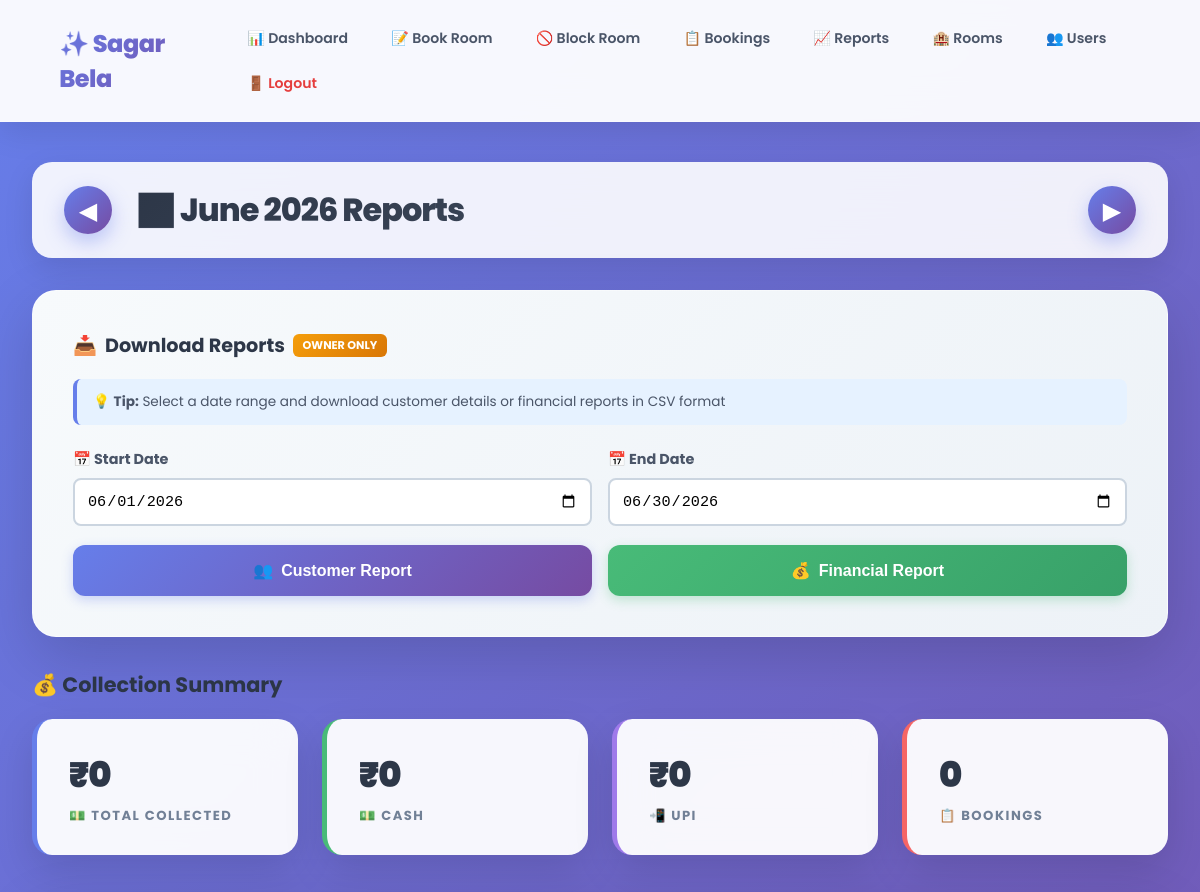
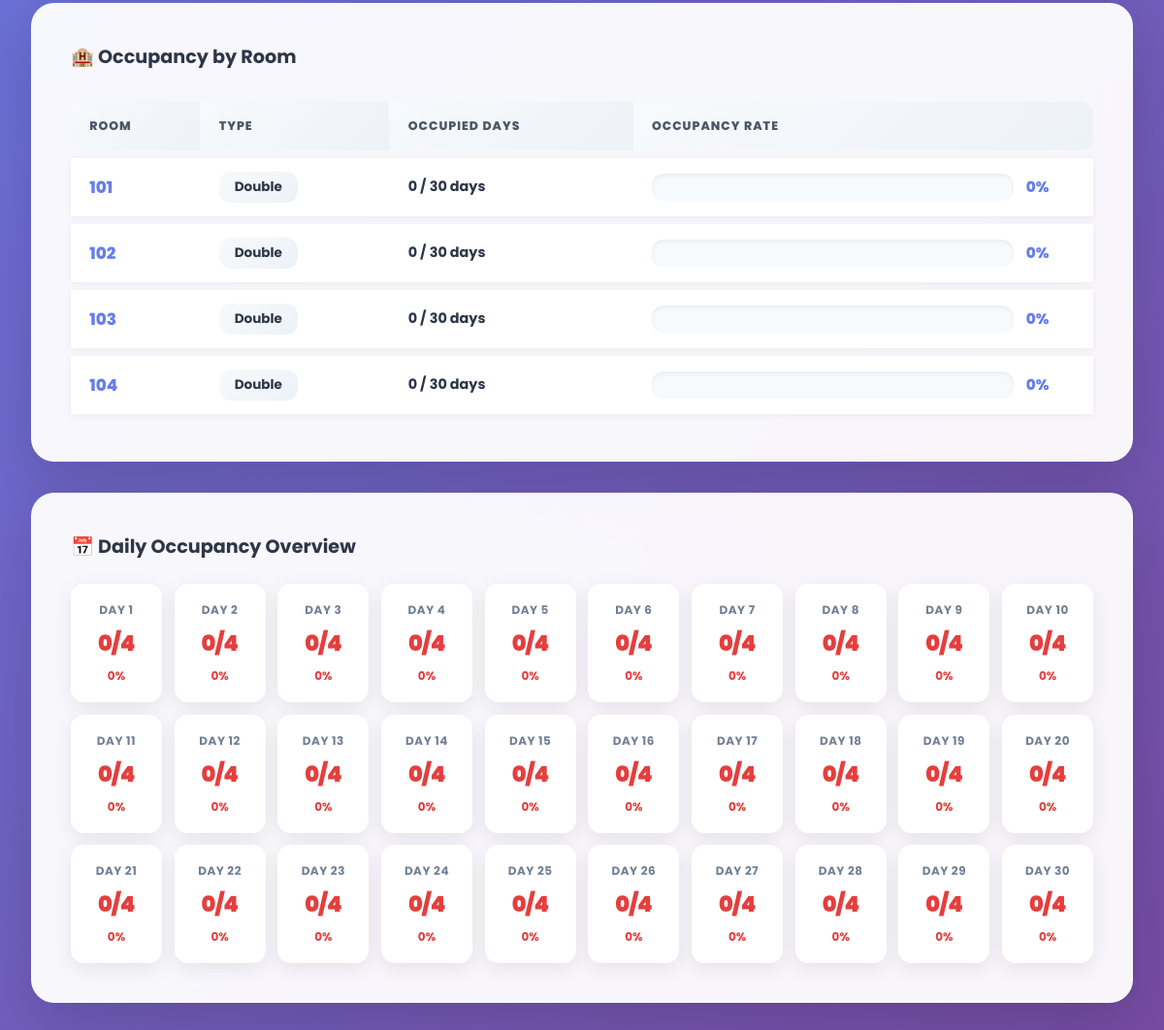
Screenshot of /reports (signed in) with the database file from the repository (2 pictures, top to bottom).
### app.py (models this page shows)
class Room(db.Model):
    id = db.Column(db.Integer, primary_key=True)
    number = db.Column(db.String(10), unique=True, nullable=False)
    room_type = db.Column(db.String(50), nullable=False)
    ac_type = db.Column(db.String(10), nullable=False, default='AC')
    price_per_day = db.Column(db.Float, nullable=False)
    bookings = db.relationship('Booking', backref='room', lazy=True)
    monthly_prices = db.relationship('RoomPrice', backref='room', lazy=True, cascade='all, delete-orphan')

### app.py (the view)
@app.route('/reports')
@login_required
def reports():
    year = request.args.get('year', datetime.now().year, type=int)
    month = request.args.get('month', datetime.now().month, type=int)
    _, days_in_month = calendar.monthrange(year, month)
    month_start = datetime(year, month, 1)
    month_end = datetime(year, month, days_in_month, 23, 59, 59)
    rooms = Room.query.order_by(Room.number).all()
    bookings = Booking.query.filter(Booking.checkin <= month_end, Booking.checkout >= month_start).all()
    total_collected = sum(b.amount_received or 0 for b in bookings)
    cash_collected = sum(b.amount_received or 0 for b in bookings if b.payment_mode == 'Cash')
    upi_collected = sum(b.amount_received or 0 for b in bookings if b.payment_mode == 'UPI')
    bookings_by_room = defaultdict(list)
    for b in bookings:
        bookings_by_room[b.room_id].append(b)
    room_occupancy = {}
    for room in rooms:
        room_bookings = bookings_by_room[room.id]
        occupied_days = sum(1 for day in range(1, days_in_month + 1)
                           if any(b.checkin.date() <= datetime(year, month, day).date() < b.checkout.date() for b in room_bookings))
        room_occupancy[room.id] = {'room': room, 'occupied': occupied_days, 'total': days_in_month,
                                    'percent': round(occupied_days / days_in_month * 100)}
    daily_occupancy = {}
    total_rooms = len(rooms)
    for day in range(1, days_in_month + 1):
        current = datetime(year, month, day).date()
        occupied = sum(1 for room in rooms if any(b.checkin.date() <= current < b.checkout.date() for b in bookings_by_room[room.id]))
        daily_occupancy[day] = {'occupied': occupied, 'total': total_rooms,
                                'percent': round(occupied / total_rooms * 100) if total_rooms else 0}
    month_name = calendar.month_name[month]
    return render_template('reports.html', year=year, month=month, month_name=month_name,
                           days_in_month=days_in_month, total_collected=total_collected,
                           cash_collected=cash_collected, upi_collected=upi_collected,
                           room_occupancy=room_occupancy, daily_occupancy=daily_occupancy,
                           bookings=bookings, rooms=rooms)

### app.py (called while the page is built)
def login_required(f):
    @wraps(f)
    def decorated(*args, **kwargs):
        if 'user_id' not in session:
            return redirect(url_for('login'))
        return f(*args, **kwargs)
    return decorated

### templates/reports.html (shortened to what this page needs)
{% extends "base.html" %}
{% block extra_style %}
<link rel="stylesheet" href="{{ url_for("static", filename="css/reports.css") }}">
{% endblock %}
{% block content %}
<div class="month-nav">
    {% if month > 1 %}
    <a href="?year={{ year }}&month={{ month - 1 }}">◀</a>
    {% else %}
    <a href="?year={{ year - 1 }}&month=12">◀</a>
    {% endif %}
    <h2 style="margin:0; flex:1;">📊 {{ month_name }} {{ year }} Reports</h2>
    {% if month < 12 %}
    <a href="?year={{ year }}&month={{ month + 1 }}">▶</a>
    {% else %}
    <a href="?year={{ year + 1 }}&month=1">▶</a>
    {% endif %}
</div>
{% if session.get('user_role') == 'owner' %}
<div class="card" style="margin-bottom:2rem; background:linear-gradient(135deg,#f7fafc,#edf2f7);">
    <h3 style="margin-bottom:1.2rem; color:#2d3748; display:flex; align-items:center; gap:0.5rem;">
        📥 <span>Download Reports</span>
        <span style="background:linear-gradient(135deg,#f59e0b,#d97706); color:white; padding:0.2rem 0.6rem; border-radius:6px; font-size:0.7rem; font-weight:700;">OWNER ONLY</span>
    </h3>
    <div style="background:#e6f2ff; border-left:4px solid #667eea; padding:0.8rem 1rem; margin-bottom:1.5rem; border-radius:8px; font-size:0.85rem; color:#4a5568;">
        💡 <strong>Tip:</strong> Select a date range and download customer details or financial reports in CSV format
    </div>
    <form id="reportForm" style="display:grid; gap:1.2rem;">
        <div style="display:grid; grid-template-columns:1fr 1fr; gap:1rem;">
            <div>
                <label style="display:block; font-weight:700; color:#4a5568; margin-bottom:0.5rem; font-size:0.9rem;">📅 Start Date</label>
                <input type="date" id="startDate" name="start_date" required style="width:100%; padding:0.75rem; border:2px solid #cbd5e0; border-radius:8px; font-size:0.95rem; transition:all 0.2s;" onfocus="this.style.borderColor='#667eea'" onblur="this.style.borderColor='#cbd5e0'">
            </div>
            <div>
                <label style="display:block; font-weight:700; color:#4a5568; margin-bottom:0.5rem; font-size:0.9rem;">📅 End Date</label>
                <input type="date" id="endDate" name="end_date" required style="width:100%; padding:0.75rem; border:2px solid #cbd5e0; border-radius:8px; font-size:0.95rem; transition:all 0.2s;" onfocus="this.style.borderColor='#667eea'" onblur="this.style.borderColor='#cbd5e0'">
            </div>
        </div>
        <div style="display:grid; grid-template-columns:1fr 1fr; gap:1rem;">
            <button type="button" onclick="downloadCustomerReport()" style="background:linear-gradient(135deg,#667eea,#764ba2); color:white; padding:1rem 1.5rem; border:none; border-radius:12px; font-size:1rem; font-weight:700; cursor:pointer; transition:all 0.2s; box-shadow:0 4px 12px rgba(102,126,234,0.3); display:flex; align-items:center; justify-content:center; gap:0.5rem;" onmouseover="this.style.transform='translateY(-2px)'; this.style.boxShadow='0 6px 16px rgba(102,126,234,0.4)'" onmouseout="this.style.transform='translateY(0)'; this.style.boxShadow='0 4px 12px rgba(102,126,234,0.3)'">
                <span>👥</span>
                <span>Customer Report</span>
            </button>
            <button type="button" onclick="downloadFinancialReport()" style="background:linear-gradient(135deg,#48bb78,#38a169); color:white; padding:1rem 1.5rem; border:none; border-radius:12px; font-size:1rem; font-weight:700; cursor:pointer; transition:all 0.2s; box-shadow:0 4px 12px rgba(72,187,120,0.3); display:flex; align-items:center; justify-content:center; gap:0.5rem;" onmouseover="this.style.transform='translateY(-2px)'; this.style.boxShadow='0 6px 16px rgba(72,187,120,0.4)'" onmouseout="this.style.transform='translateY(0)'; this.style.boxShadow='0 4px 12px rgba(72,187,120,0.3)'">
                <span>💰</span>
                <span>Financial Report</span>
            </button>
        </div>
    </form>
</div>
{% endif %}
<h3 style="margin-bottom:1.2rem; color:#2d3748; font-size:1.3rem;">💰 Collection Summary</h3>
<div class="collection-cards">
    <div class="col-card total">
        <div class="amount">₹{{ total_collected }}</div>
        <div class="label">💵 Total Collected</div>
    </div>
    <div class="col-card cash">
        <div class="amount">₹{{ cash_collected }}</div>
        <div class="label">💵 Cash</div>
    </div>
    <div class="col-card upi">
        <div class="amount">₹{{ upi_collected }}</div>
        <div class="label">📲 UPI</div>
    </div>
    <div class="col-card total" style="border-color:#f56565;">
        <div class="amount">{{ bookings|length }}</div>
        <div class="label">📋 Bookings</div>
    </div>
</div>
<div class="card">
    <h3 style="margin-bottom:1.5rem; color:#2d3748;">🏨 Occupancy by Room</h3>
    <table style="width:100%;">
        <thead>
        <tr><th>Room</th><th>Type</th><th>Occupied Days</th><th>Occupancy Rate</th></tr>
        </thead>
        <tbody>
        {% for rid, data in room_occupancy.items() %}
        <tr>
            <td style="font-weight:800; font-size:1.05rem; color:#667eea;">{{ data.room.number }}</td>
            <td><span style="background:linear-gradient(135deg,#f7fafc,#edf2f7); padding:0.4rem 1rem; border-radius:12px; font-size:0.85rem; font-weight:700; color:#2d3748;">{{ data.room.room_type }}</span></td>
            <td style="font-weight:700; color:#2d3748;">{{ data.occupied }} / {{ data.total }} days</td>
            <td style="width:45%;">
                <div style="display:flex; align-items:center; gap:0.8rem;">
                    <div class="occ-bar" style="flex:1;">
                    </div>
                    <span style="font-weight:800; font-size:0.95rem; min-width:50px; color:#667eea;">{{ data.percent }}%</span>
                </div>
            </td>
        </tr>
        {% endfor %}
        </tbody>
    </table>
</div>
<div class="card">
    <h3 style="margin-bottom:1.5rem; color:#2d3748;">📅 Daily Occupancy Overview</h3>
    <div class="daily-grid">
        {% for day, data in daily_occupancy.items() %}
        <div class="day-cell">
            <div class="day-num">Day {{ day }}</div>
            <div class="day-val" style="color:{% if data.percent >= 70 %}#38a169{% elif data.percent >= 40 %}#dd6b20{% else %}#e53e3e{% endif %};">{{ data.occupied }}/{{ data.total }}</div>
            <div class="day-pct" style="color:{% if data.percent >= 70 %}#38a169{% elif data.percent >= 40 %}#dd6b20{% else %}#e53e3e{% endif %};">{{ data.percent }}%</div>
        </div>
        {% endfor %}
    </div>
</div>
{% endblock %}

### static/css/base.css (style rules this page uses)
* { margin: 0; padding: 0; box-sizing: border-box; }
body { font-family: 'Poppins', sans-serif; background: linear-gradient(135deg, #667eea 0%, #764ba2 100%); color: #2d3748; min-height: 100vh; }
h2 { font-size: 2rem; font-weight: 800; background: linear-gradient(135deg, #2d3748, #4a5568); -webkit-background-clip: text; -webkit-text-fill-color: transparent; margin-bottom: 1.8rem; letter-spacing: -1px; }
h3 { font-size: 1.2rem; font-weight: 700; color: #2d3748; margin-bottom: 1rem; }
.card { background: rgba(255, 255, 255, 0.95); backdrop-filter: blur(20px); border-radius: 24px; padding: 2.5rem; box-shadow: 0 20px 60px rgba(0,0,0,0.15); margin-bottom: 2rem; border: 1px solid rgba(255,255,255,0.5); }
table { width: 100%; border-collapse: separate; border-spacing: 0 0.5rem; }
th, td { padding: 1rem 1.2rem; text-align: left; }
th { background: linear-gradient(135deg, #f7fafc, #edf2f7); font-size: 0.78rem; text-transform: uppercase; letter-spacing: 1px; color: #4a5568; font-weight: 800; border: none; position: sticky; top: 0; }
th:first-child { border-radius: 12px 0 0 12px; }
th:last-child { border-radius: 0 12px 12px 0; }
td { background: white; border: none; font-size: 0.9rem; }
tbody tr { box-shadow: 0 2px 8px rgba(0,0,0,0.05); transition: all 0.2s; }

### static/css/reports.css (style rules this page uses)
.month-nav { display: flex; align-items: center; gap: 1.5rem; margin-bottom: 2rem; background: rgba(255,255,255,0.9); backdrop-filter: blur(20px); padding: 1.5rem 2rem; border-radius: 20px; box-shadow: 0 10px 30px rgba(0,0,0,0.1); }
.month-nav a { font-size: 1.5rem; text-decoration: none; background: linear-gradient(135deg, #667eea, #764ba2); color: white; width: 48px; height: 48px; display: flex; align-items: center; justify-content: center; border-radius: 50%; box-shadow: 0 8px 20px rgba(102,126,234,0.4); transition: all 0.3s cubic-bezier(0.4, 0, 0.2, 1); }
.collection-cards { display: grid; grid-template-columns: repeat(auto-fit, minmax(220px, 1fr)); gap: 1.5rem; margin-bottom: 2.5rem; }
.col-card { background: rgba(255,255,255,0.95); backdrop-filter: blur(20px); border-radius: 20px; padding: 1.8rem 2rem; box-shadow: 0 15px 40px rgba(0,0,0,0.12); border-left: 5px solid; transition: all 0.3s cubic-bezier(0.4, 0, 0.2, 1); }
.col-card.total { border-color: #667eea; }
.col-card.cash { border-color: #48bb78; }
.col-card.upi { border-color: #9f7aea; }
.col-card .amount { font-size: 2.2rem; font-weight: 900; color: #2d3748; margin-bottom: 0.3rem; letter-spacing: -1px; }
.col-card .label { font-size: 0.82rem; color: #718096; text-transform: uppercase; letter-spacing: 1.5px; font-weight: 700; }
.occ-bar { background: #f7fafc; border-radius: 12px; height: 28px; overflow: hidden; position: relative; box-shadow: inset 0 2px 4px rgba(0,0,0,0.06); }
.daily-grid { display: grid; grid-template-columns: repeat(auto-fill, minmax(90px, 1fr)); gap: 0.8rem; }
.day-cell { background: rgba(255,255,255,0.95); backdrop-filter: blur(20px); border-radius: 14px; padding: 1rem; text-align: center; box-shadow: 0 6px 20px rgba(0,0,0,0.08); transition: all 0.3s cubic-bezier(0.4, 0, 0.2, 1); border: 2px solid transparent; }
.day-cell .day-num { font-size: 0.75rem; color: #718096; font-weight: 700; text-transform: uppercase; letter-spacing: 0.5px; }
.day-cell .day-val { font-size: 1.4rem; font-weight: 900; margin: 0.5rem 0; letter-spacing: -0.5px; }
.day-cell .day-pct { font-size: 0.75rem; font-weight: 700; }

### rows the page displays
Room: room.number "101", room.room_type "Double"
Room: room.number "102", room.room_type "Double"
Room: room.number "103", room.room_type "Double"
Room: room.number "104", room.room_type "Double"

### other values shown
{{ month_name }} "June"
{{ year }} "2026"
{{ total_collected }} "0"
{{ cash_collected }} "0"
{{ upi_collected }} "0"
{{ bookings|length }} "0"
{{ data.occupied }} "0" "0" "0" "0"
{{ data.total }} "30" "30" "30" "30"
{{ data.percent }} "0" "0" "0" "0"
{{ day }} "1" "2" "3" "4" "5" "6" "7" "8" "9" "10" "11" "12" "13" "14" "15" "16" "17" "18" "19" "20" "21" "22" "23" "24" "25" "26" "27" "28" "29" "30"
{{ data.occupied }} "0" "0" "0" "0" "0" "0" "0" "0" "0" "0" "0" "0" "0" "0" "0" "0" "0" "0" "0" "0" "0" "0" "0" "0" "0" "0" "0" "0" "0" "0"
{{ data.total }} "4" "4" "4" "4" "4" "4" "4" "4" "4" "4" "4" "4" "4" "4" "4" "4" "4" "4" "4" "4" "4" "4" "4" "4" "4" "4" "4" "4" "4" "4"
{{ data.percent }} "0" "0" "0" "0" "0" "0" "0" "0" "0" "0" "0" "0" "0" "0" "0" "0" "0" "0" "0" "0" "0" "0" "0" "0" "0" "0" "0" "0" "0" "0"
